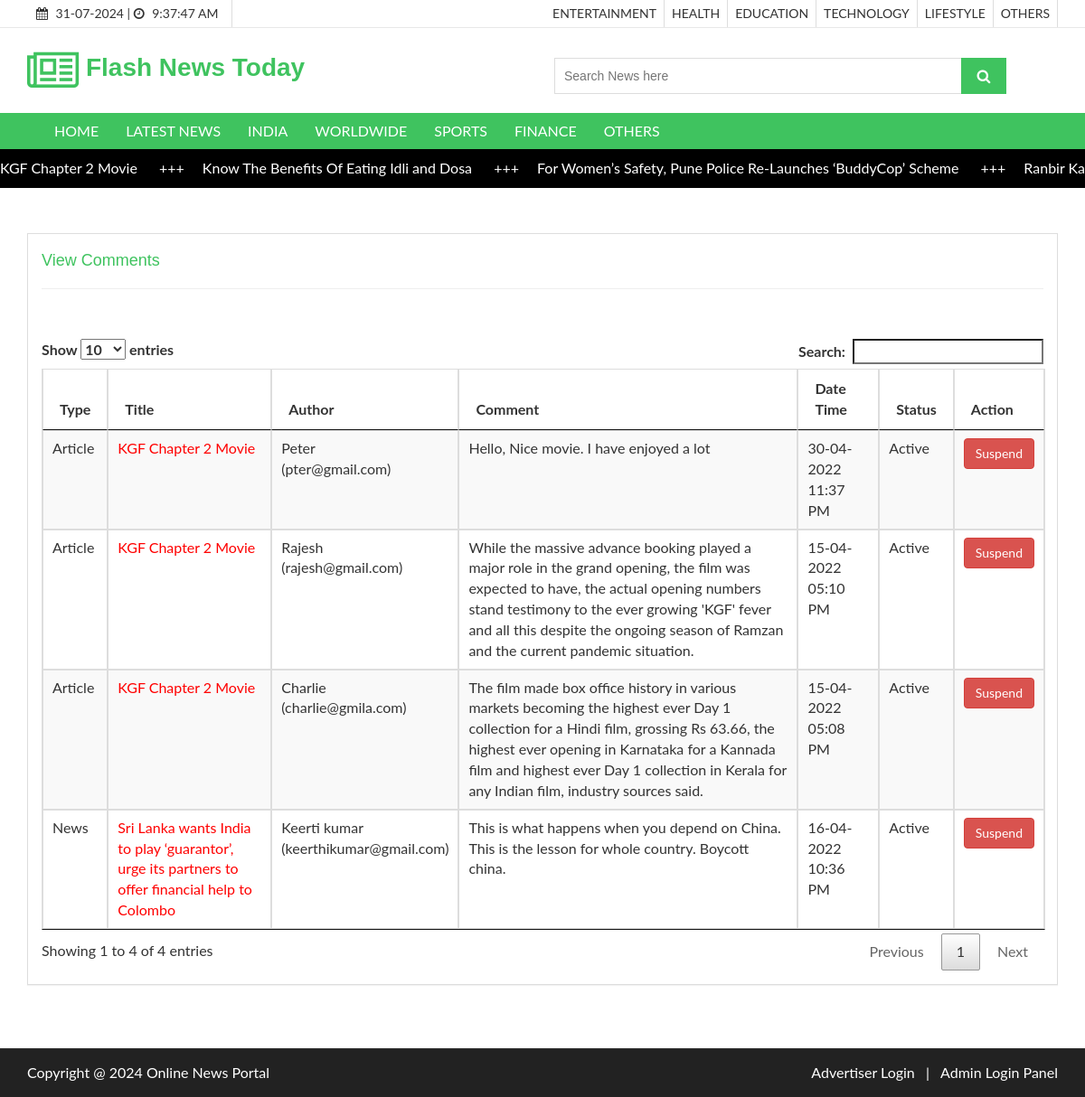
Screenshot of /viewcomments.php with the database file from the repository.
### tables this page shows
CREATE TABLE `newscategory` (
  `newscategoryid` int(10) NOT NULL,
  `category` varchar(50) NOT NULL,
  `category_type` varchar(20) DEFAULT NULL,
  `description` text NOT NULL,
  `status` varchar(10) NOT NULL
);

CREATE TABLE `newscontent` (
  `newsid` int(10) NOT NULL,
  `newscategoryid` int(10) NOT NULL,
  `newstype` varchar(20) NOT NULL COMMENT 'ARticles or News',
  `newsdate` date NOT NULL,
  `title` varchar(255) NOT NULL,
  `newsdescription` text NOT NULL,
  `images` text NOT NULL,
  `publisheddate` date NOT NULL,
  `count_views` bigint(20) NOT NULL DEFAULT 0,
  `status` varchar(10) NOT NULL
);

CREATE TABLE `comment` (
  `comment_id` int(11) NOT NULL,
  `newsid` int(11) NOT NULL,
  `comment_type` varchar(25) NOT NULL,
  `name` varchar(100) NOT NULL,
  `email` varchar(255) NOT NULL,
  `comment_message` text NOT NULL,
  `comment_dttim` datetime NOT NULL,
  `comment_status` varchar(15) NOT NULL
);

### viewcomments.php (the view, shortened to what this page needs)
<?php
include("header.php");
?>
  <section id="aa-catg-head-banner">
    <div class="aa-catg-head-banner-area">
     <div class="container">
      <div class="aa-catg-head-banner-content">
        <h2>Checkout Page</h2>
      </div>
     </div>
   </div>
  </section>
 <section id="checkout">
   <div class="container">
     <div class="row">
       <div class="col-md-12">
        <div class="checkout-area">
          <form action="" method="post">
            <div class="row">
              <div class="col-md-12">
                <div class="checkout-left">
                  <div class="panel-group" id="accordion">
<div class="panel panel-default aa-checkout-billaddress">
  <div class="panel-heading">
	<h4 class="panel-title">
	  <a  data-parent="#accordion" >
		View Comments<hr>
	  </a>
	</h4>
  </div>
  <div id="collapseThree">
	<div class="panel-body">
<table id="myTable"  class="table table-striped table-bordered">
	<thead>
		<tr>
			<th>Type</th>
			<th>Title</th>
			<th>Author</th>
			<th>Comment</th>
			<th>Date Time</th>
			<th>Status</th>
			<th>Action</th>
		</tr>
	</thead>
	<tbody>
	<?php
	$sqlcomment = "SELECT comment.*,newscontent.title,newscontent.newstype, newscontent.newscategoryid FROM comment LEFT JOIN newscontent on comment.newsid=newscontent.newsid ORDER BY comment.comment_id DESC";
	$qsqlcomment = mysqli_query($con,$sqlcomment);
	while($rs = mysqli_fetch_array($qsqlcomment))
	{
		echo "<tr>
			<td>$rs[newstype]</td>
			<td><a href='newsdetailed.php?newsid=$rs[newsid]&newstype=$rs[newstype]&newscategoryid=$rs[newscategoryid]' target='_blank' style='color: red;'>$rs[title]</a></td>
			<td>$rs[name] <br>($rs[email])</td>
			<td>$rs[comment_message]</td>
			<td>" . date("d-m-Y h:i A",strtotime($rs['comment_dttim'])) . "</td>
			<td>$rs[comment_status]</td>
			<td>";
		if($rs['comment_status'] == "Active")
		{
			echo "<a href='viewcomments.php?comment_id=$rs[0]&comment_status=Suspended' onclick='return confirmyesno()' class='btn btn-danger'>Suspend</a>";
		}
		echo "</td></tr>";
	}
	?>
	</tbody>
</table>
	</div>
  </div>
</div>
				   </div>
                </div>
              </div>
             </div>
          </form>
         </div>
       </div>
     </div>
   </div>
 </section>
 <?php
 include("footer.php");
 ?>

### header.php (shortened to what this page needs)
<?php
include("databaseconnection.php");
?>
<!DOCTYPE html>
<html lang="en">
  <head>
    <link href="css/font-awesome.css" rel="stylesheet">
    <link href="css/bootstrap.css" rel="stylesheet">
    <link href="css/jquery.smartmenus.bootstrap.css" rel="stylesheet">
    <link rel="stylesheet" type="text/css" href="css/jquery.simpleLens.css">
    <link rel="stylesheet" type="text/css" href="css/slick.css">
    <link rel="stylesheet" type="text/css" href="css/nouislider.css">
    <link id="switcher" href="css/theme-color/green-theme.css" rel="stylesheet">
    <link href="css/sequence-theme.modern-slide-in.css" rel="stylesheet" media="all">
    <link href="css/style.css" rel="stylesheet">
    <link href="css/jquery.dataTables.min.css" rel="stylesheet">
  </head>
  <body>
  <header id="aa-header">
    <div class="aa-header-top">
      <div class="container">
        <div class="row">
          <div class="col-md-12">
            <div class="aa-header-top-area">
              <div class="aa-header-top-left">
                <div class="cellphone hidden-xs">
                  <p><span class="fa fa-calendar"></span> <?php echo date("d-m-Y"); ?> |
                  <span class="fa fa-clock-o"></span> <span id="idclock"></span></p>
                </div>
              </div>
              <div class="aa-header-top-right">
                <ul class="aa-head-top-nav-right">
                  <?php
                    $sql = "SELECT * FROM newscategory WHERE status='Active' AND category_type='Article'";
                    $qsql= mysqli_query($con,$sql);
                    while($rs = mysqli_fetch_array($qsql))
                    {
                      echo "<li class='hidden-xs'><a href='displayarticle.php?newstype=Article&newscategoryid=$rs[newscategoryid]'>" . strtoupper($rs['category'])  . "</a></li>";
                    }
                  ?>
                </ul>
              </div>
            </div>
          </div>
        </div>
      </div>
    </div>
    <div class="aa-header-bottom">
      <div class="container">
        <div class="row">
          <div class="col-md-12">
            <div class="aa-header-bottom-area">
              <div class="aa-logo">
                <a href="index.php">
                  <span class="fa fa-newspaper-o"></span>
                  <div style="width:550px; ">&nbsp;<strong>Flash</strong> <strong> News </strong> <strong>Today</strong> </div>
                </a>
              </div>
              <div class="aa-search-box">
                <form action="searchnewsandarticles.php" method="get">
                  <input type="text" name="txtsearch" id="txtsearch" placeholder="Search News here ">
                  <button type="submit"><span class="fa fa-search"></span></button>
                </form>
              </div>
            </div>
          </div>
        </div>
      </div>
    </div>
  </header>
  <section id="menu">
    <div class="container">
      <div class="menu-area">
        <div class="navbar navbar-default" role="navigation">
          <div class="navbar-collapse collapse">
            <ul class="nav navbar-nav">
              <li><a href="index.php">HOME</a></li>
              <li><a href="displaylatestnews.php">LATEST NEWS</a></li>
          <?php
						$sql = "SELECT * FROM newscategory WHERE status='Active' AND category_type='News'";
						$qsql= mysqli_query($con,$sql);
						while($rs = mysqli_fetch_array($qsql))
						{
							echo "<li><a href='displayarticle.php?newstype=News&newscategoryid=$rs[newscategoryid]' >" . strtoupper($rs['category'])  . "</a></li>";
						}
					?>
            </ul>
          </div>
        </div>
      </div>
    </div>
  </section>
  <div class="marquee">
  <div class="marquee__item">
  <?php
  $sqlscroller= "SELECT newscontent.*,newscategory.category FROM newscontent LEFT JOIN newscategory ON newscontent.newscategoryid=newscategory.newscategoryid WHERE newscontent.status='Active' ";
  $sqlscroller = $sqlscroller . "  ORDER BY  newscontent.newsid DESC LIMIT 9";
	$qsqlscroller = mysqli_query($con,$sqlscroller);
	while($rsscroller = mysqli_fetch_array($qsqlscroller))
	{
    echo "<a style='color: white;' href='newsdetailed.php?newsid=$rsscroller[newsid]&newstype=$rsscroller[newstype]&newscategoryid=$rsscroller[newscategoryid]'>";
    echo $rsscroller['title'] . " <span class='marquee__seperator'>+++</span>";
    echo "</a>";
  }
  ?>
</div>
</div>

### css/theme-color/green-theme.css (style rules this page uses)
h2 { color: #3fc35f; }
#aa-header .aa-header-bottom .aa-header-bottom-area .aa-logo a > span { color: #3fc35f; }
#aa-header .aa-header-bottom .aa-header-bottom-area .aa-logo a strong { color: #3fc35f; }
#aa-header .aa-header-bottom .aa-header-bottom-area .aa-search-box button { background-color: #3fc35f; }
#menu { background-color: #3fc35f; }
#checkout .checkout-area .checkout-left .panel-group .panel-default .panel-heading .panel-title a { color: #3fc35f; }

### header.php (style rules this page uses)
.marquee { width: 100%; overflow: hidden; white-space: nowrap; }
.marquee__seperator { margin: 0 2rem; }
.marquee__item { display: inline-block; will-change: transform; -webkit-animation: marquee 50s linear infinite; animation: marquee 50s linear infinite; }
.marquee { background-color: black; padding: 1rem 0; color: #fff; }

### rows the page displays
newscategory: category "ENTERTAINMENT"
newscategory: category "HEALTH"
newscategory: category "EDUCATION"
newscategory: category "TECHNOLOGY"
newscategory: category "LIFESTYLE"
newscategory: category "OTHERS"
newscategory: category "INDIA"
newscategory: category "WORLDWIDE"
newscategory: category "SPORTS"
newscategory: category "FINANCE"
newscategory: category "OTHERS"
newscontent: title "KGF Chapter 2 Movie"
newscontent: title "Know The Benefits Of Eating Idli and Dosa"
newscontent: title "For Women’s Safety, Pune Police Re-Launches ‘BuddyCop’ Scheme"
newscontent: title "Ranbir…"
comment: newsid.newstype "Article", newsid.title "KGF Chapter 2 Movie", name "Peter", email "pter@gmail.com", comment_message "Hello, Nice movie. I have enjoyed a lot", comment_dttim "30-04-2022 11:37 PM", comment_status "Active"
comment: newsid.newstype "News", newsid.title "Sri Lanka wants India to play ‘guarantor’, urge its partners to offer financial help to Colombo", name "Keerti kumar", email "keerthikumar@gmail.com", comment_message "This is what happens when you depend on China. This is the lesson for whole country. Boycott china.", comment_dttim "16-04-2022 10:36 PM", comment_status "Active"
comment: newsid.newstype "Article", newsid.title "KGF Chapter 2 Movie", name "Rajesh", email "rajesh@gmail.com", comment_message "While the massive advance booking played a major role in the grand opening, the film was expected to have, the actual opening numbers stand testimony to the ever growing 'KGF' fever and all this despite the ongoing season of Ramzan and the current pandemic situation.", comment_dttim "15-04-2022 05:10 PM", comment_status "Active"
comment: newsid.newstype "Article", newsid.title "KGF Chapter 2 Movie", name "Charlie", email "charlie@gmila.com", comment_message "The film made box office history in various markets becoming the highest ever Day 1 collection for a Hindi film, grossing Rs 63.66, the highest ever opening in Karnataka for a Kannada film and highest ever Day 1 collection in Kerala for any Indian film, industry sources said.", comment_dttim "15-04-2022 05:08 PM", comment_status "Active"
